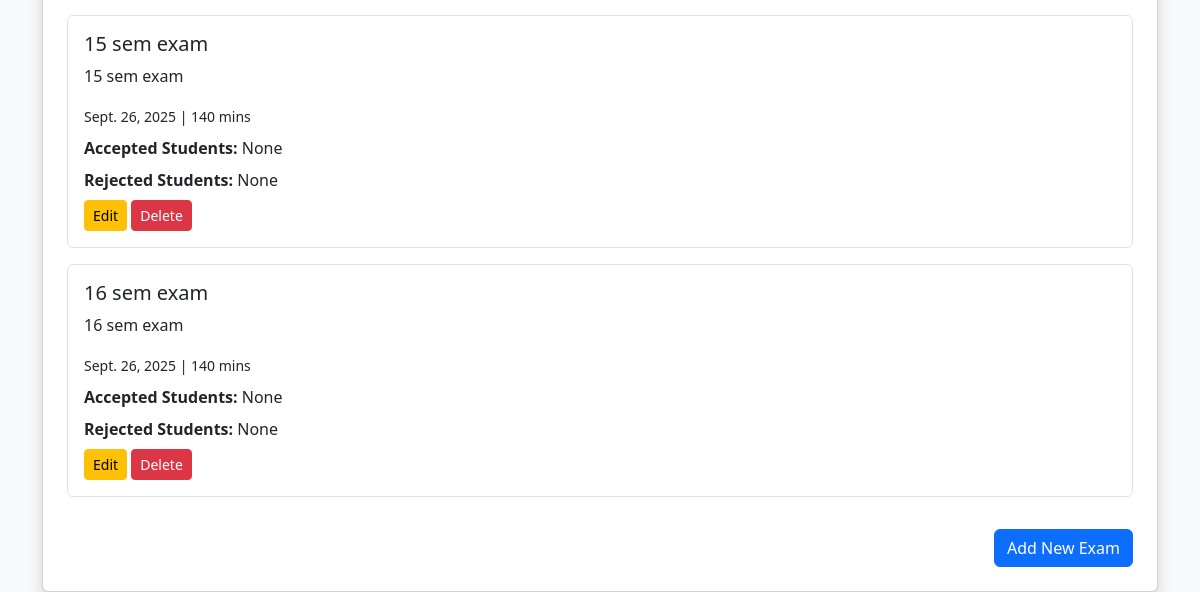
The app's page /exams/exams/ (lower part), older data.
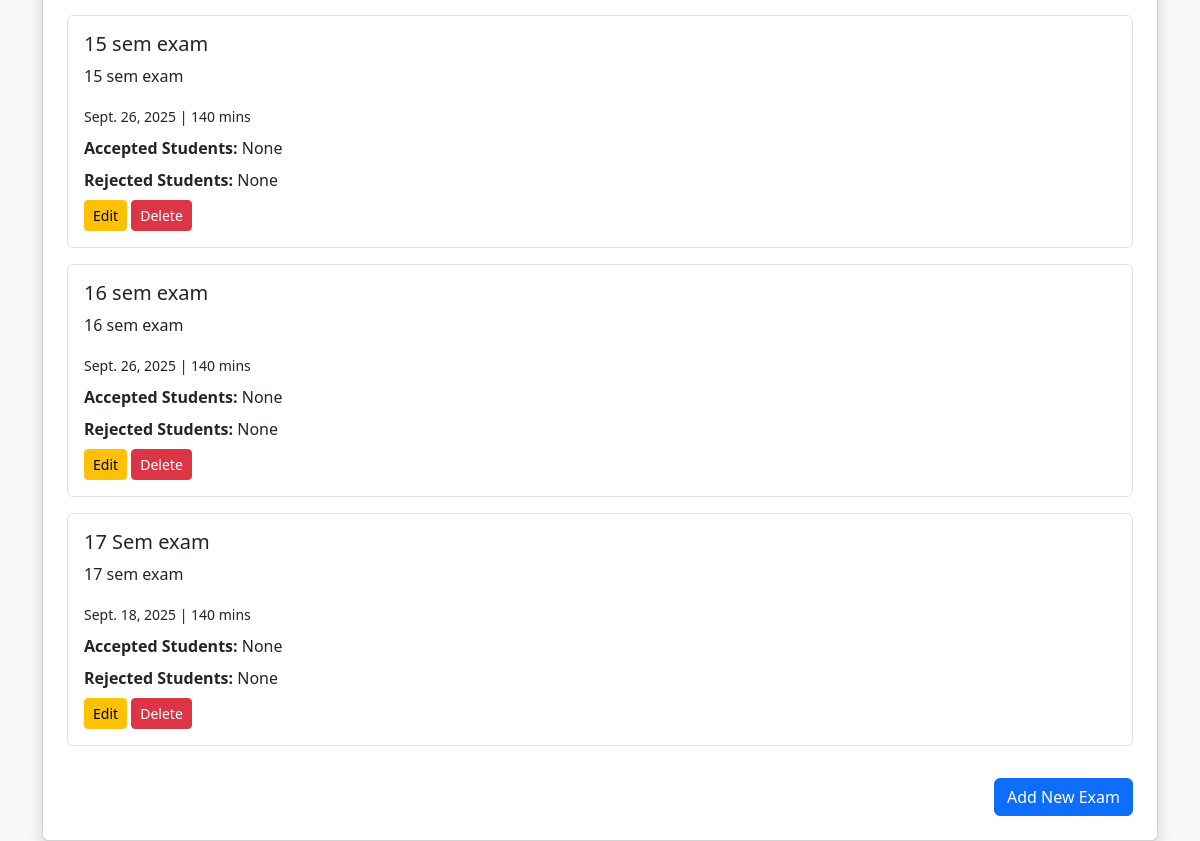
The same page, newer data.
### Exam/models.py (models this page shows, shortened)
class Exam(models.Model):
    title = models.CharField(max_length=200)
    description = models.TextField()
    date = models.DateField()
    duration = models.IntegerField()

### Exam/views.py (the view)
# urls.py: path("exams/", ExamListView.as_view(), name="exam-list"),
class ExamListView(APIView):
    template_name = "exam_list.html"
    def get(self, request):
        exams = Exam.objects.all()
        exam_list = []
        for exam in exams:
            accepted_responses = ExamResponse.objects.filter(exam=exam, accepted=True).select_related('student')
            rejected_responses = ExamResponse.objects.filter(exam=exam, accepted=False).select_related('student')
            exam_list.append({
                "exam": exam,
                "accepted_students": [r.student for r in accepted_responses],
                "rejected_students": [r.student for r in rejected_responses],
            })
        return render(request, self.template_name, {"exam_list": exam_list})

### Exam/templates/exam_list.html (shortened to what this page needs)
<!DOCTYPE html>
<html>
<head>
    <link href="https://cdn.jsdelivr.net/npm/bootstrap@5.3.0/dist/css/bootstrap.min.css" rel="stylesheet">
</head>
<body class="bg-light">
<div class="container mt-5">
    <div class="card shadow p-4">
        {% for item in exam_list %}
            <div class="mb-3 p-3 border rounded">
                <h5>{{ item.exam.title }}</h5>
                <p>{{ item.exam.description }}</p>
                <small>{{ item.exam.date }} | {{ item.exam.duration }} mins</small>
                <div class="mt-2">
                    <strong>Accepted Students:</strong>
                    {% if item.accepted_students %}
                        <ul>
                            {% for student in item.accepted_students %}
                                <li>{{ student.username }} ({{ student.email }})</li>
                            {% endfor %}
                        </ul>
                    {% else %}
                        <span>None</span>
                    {% endif %}
                </div>
                <div class="mt-2">
                    <strong>Rejected Students:</strong>
                    {% if item.rejected_students %}
                        <ul>
                            {% for student in item.rejected_students %}
                                <li>{{ student.username }} ({{ student.email }})</li>
                            {% endfor %}
                        </ul>
                    {% else %}
                        <span>None</span>
                    {% endif %}
                </div>
                <div class="mt-2">
                    <a href="{% url 'exam-edit' item.exam.id %}" class="btn btn-sm btn-warning">Edit</a>
                    <a href="{% url 'exam-delete' item.exam.id %}" class="btn btn-sm btn-danger">Delete</a>
                </div>
            </div>
        {% empty %}
            <p>No exams available.</p>
        {% endfor %}
        <div class="text-end mt-3">
            <a href="{% url 'exam-add' %}" class="btn btn-primary">Add New Exam</a>
        </div>
    </div>
</div>
</body>
</html>

Row changes from the older to the newer data that the page shows:
added Exam: exam "17 Sem exam", exam.description "17 sem exam", exam "Sept. 18, 2025", exam.duration "140"
